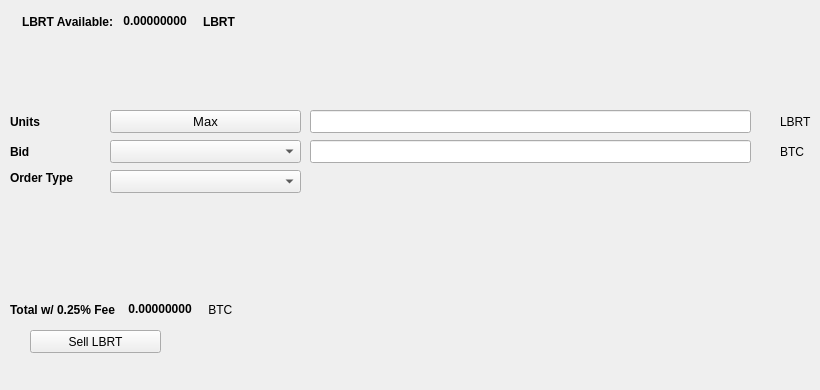
   <widget class="QWidget" name="SellTab">
    <attribute name="title">
     <string>Sell</string>
    </attribute>
    <widget class="QLabel" name="label_16">
     <property name="geometry">
      <rect>
       <x>780</x>
       <y>140</y>
       <width>31</width>
       <height>23</height>
      </rect>
     </property>
     <property name="text">
      <string>BTC</string>
     </property>
    </widget>
    <widget class="QComboBox" name="SellBidcomboBox">
     <property name="geometry">
      <rect>
       <x>110</x>
       <y>140</y>
       <width>191</width>
       <height>23</height>
      </rect>
     </property>
     <property name="font">
      <font>
       <pointsize>10</pointsize>
      </font>
     </property>
    </widget>
    <widget class="QLabel" name="label_18">
     <property name="geometry">
      <rect>
       <x>10</x>
       <y>110</y>
       <width>46</width>
       <height>23</height>
      </rect>
     </property>
     <property name="font">
      <font>
       <weight>75</weight>
       <bold>true</bold>
      </font>
     </property>
     <property name="text">
      <string>Units</string>
     </property>
    </widget>
    <widget class="QPushButton" name="Sell_Max_Amount">
     <property name="geometry">
      <rect>
       <x>110</x>
       <y>110</y>
       <width>191</width>
       <height>23</height>
      </rect>
     </property>
     <property name="font">
      <font>
       <pointsize>10</pointsize>
      </font>
     </property>
     <property name="text">
      <string>Max</string>
     </property>
    </widget>
    <widget class="QLabel" name="label_20">
     <property name="geometry">
      <rect>
       <x>10</x>
       <y>170</y>
       <width>91</width>
       <height>16</height>
      </rect>
     </property>
     <property name="font">
      <font>
       <weight>75</weight>
       <bold>true</bold>
      </font>
     </property>
     <property name="text">
      <string>Order Type</string>
     </property>
    </widget>
    <widget class="QComboBox" name="SellOrdertypeCombo">
     <property name="geometry">
      <rect>
       <x>110</x>
       <y>170</y>
       <width>191</width>
       <height>23</height>
      </rect>
     </property>
     <property name="font">
      <font>
       <pointsize>10</pointsize>
      </font>
     </property>
    </widget>
    <widget class="QLabel" name="label_21">
     <property name="geometry">
      <rect>
       <x>10</x>
       <y>140</y>
       <width>46</width>
       <height>23</height>
      </rect>
     </property>
     <property name="font">
      <font>
       <weight>75</weight>
       <bold>true</bold>
      </font>
     </property>
     <property name="text">
      <string>Bid</string>
     </property>
    </widget>
    <widget class="QLabel" name="label_22">
     <property name="geometry">
      <rect>
       <x>780</x>
       <y>110</y>
       <width>31</width>
       <height>23</height>
      </rect>
     </property>
     <property name="text">
      <string>LBRT</string>
     </property>
    </widget>
    <widget class="QLineEdit" name="UnitsInputBLOCK">
     <property name="geometry">
      <rect>
       <x>310</x>
       <y>110</y>
       <width>441</width>
       <height>23</height>
      </rect>
     </property>
     <property name="font">
      <font>
       <pointsize>9</pointsize>
       <weight>75</weight>
       <bold>true</bold>
      </font>
     </property>
    </widget>
    <widget class="QLineEdit" name="SellBidPriceEdit">
     <property name="geometry">
      <rect>
       <x>310</x>
       <y>140</y>
       <width>441</width>
       <height>23</height>
      </rect>
     </property>
     <property name="font">
      <font>
       <pointsize>9</pointsize>
       <weight>75</weight>
       <bold>true</bold>
      </font>
     </property>
    </widget>
    <widget class="QPushButton" name="SellBLOCKBTN">
     <property name="geometry">
      <rect>
       <x>30</x>
       <y>330</y>
       <width>131</width>
       <height>23</height>
      </rect>
     </property>
     <property name="text">
      <string>Sell LBRT</string>
     </property>
     <property name="icon">
      <iconset resource="../liberty">
       <normaloff>:/icons/bitcoin</normaloff>:/icons/bitcoin</iconset>
     </property>
    </widget>
    <widget class="QWidget" name="layoutWidget3">
     <property name="geometry">
      <rect>
       <x>22</x>
       <y>12</y>
       <width>258</width>
       <height>19</height>
      </rect>
     </property>
     <layout class="QHBoxLayout" name="horizontalLayout">
      <item>
       <widget class="QLabel" name="label232_2">
        <property name="font">
         <font>
          <weight>75</weight>
          <bold>true</bold>
         </font>
        </property>
        <property name="text">
         <string>LBRT Available:</string>
        </property>
       </widget>
      </item>
      <item>
       <widget class="QLabel" name="BLOCKAvailableLabel">
        <property name="palette">
         <palette>
          <active>
           <colorrole role="WindowText">
            <brush brushstyle="SolidPattern">
             <color alpha="255">
              <red>0</red>
              <green>0</green>
              <blue>0</blue>
             </color>
            </brush>
           </colorrole>
           <colorrole role="Button">
            <brush brushstyle="SolidPattern">
             <color alpha="255">
              <red>0</red>
              <green>170</green>
              <blue>0</blue>
             </color>
            </brush>
           </colorrole>
           <colorrole role="Light">
            <brush brushstyle="SolidPattern">
             <color alpha="255">
              <red>0</red>
              <green>255</green>
              <blue>0</blue>
             </color>
            </brush>
           </colorrole>
           <colorrole role="Midlight">
            <brush brushstyle="SolidPattern">
             <color alpha="255">
              <red>0</red>
              <green>212</green>
              <blue>0</blue>
             </color>
            </brush>
           </colorrole>
           <colorrole role="Dark">
            <brush brushstyle="SolidPattern">
             <color alpha="255">
              <red>0</red>
              <green>85</green>
              <blue>0</blue>
             </color>
            </brush>
           </colorrole>
           <colorrole role="Mid">
            <brush brushstyle="SolidPattern">
             <color alpha="255">
              <red>0</red>
              <green>113</green>
              <blue>0</blue>
             </color>
            </brush>
           </colorrole>
           <colorrole role="Text">
            <brush brushstyle="SolidPattern">
             <color alpha="255">
              <red>0</red>
              <green>170</green>
              <blue>0</blue>
             </color>
            </brush>
           </colorrole>
           <colorrole role="BrightText">
            <brush brushstyle="SolidPattern">
             <color alpha="255">
              <red>255</red>
              <green>255</green>
              <blue>255</blue>
             </color>
            </brush>
           </colorrole>
           <colorrole role="ButtonText">
            <brush brushstyle="SolidPattern">
             <color alpha="255">
              <red>0</red>
              <green>0</green>
              <blue>0</blue>
             </color>
            </brush>
           </colorrole>
           <colorrole role="Base">
            <brush brushstyle="SolidPattern">
             <color alpha="255">
              <red>255</red>
              <green>255</green>
              <blue>255</blue>
             </color>
            </brush>
           </colorrole>
           <colorrole role="Window">
            <brush brushstyle="SolidPattern">
             <color alpha="255">
              <red>0</red>
              <green>170</green>
              <blue>0</blue>
             </color>
            </brush>
           </colorrole>
           <colorrole role="Shadow">
            <brush brushstyle="SolidPattern">
             <color alpha="255">
              <red>0</red>
              <green>0</green>
              <blue>0</blue>
             </color>
            </brush>
           </colorrole>
           <colorrole role="AlternateBase">
            <brush brushstyle="SolidPattern">
             <color alpha="255">
              <red>127</red>
              <green>212</green>
              <blue>127</blue>
             </color>
            </brush>
           </colorrole>
           <colorrole role="ToolTipBase">
            <brush brushstyle="SolidPattern">
             <color alpha="255">
              <red>255</red>
              <green>255</green>
              <blue>220</blue>
             </color>
            </brush>
           </colorrole>
           <colorrole role="ToolTipText">
            <brush brushstyle="SolidPattern">
             <color alpha="255">
              <red>0</red>
              <green>0</green>
              <blue>0</blue>
             </color>
            </brush>
           </colorrole>
          </active>
          <inactive>
           <colorrole role="WindowText">
            <brush brushstyle="SolidPattern">
             <color alpha="255">
              <red>0</red>
              <green>0</green>
              <blue>0</blue>
             </color>
            </brush>
           </colorrole>
           <colorrole role="Button">
            <brush brushstyle="SolidPattern">
             <color alpha="255">
              <red>0</red>
              <green>170</green>
              <blue>0</blue>
             </color>
            </brush>
           </colorrole>
           <colorrole role="Light">
            <brush brushstyle="SolidPattern">
             <color alpha="255">
              <red>0</red>
              <green>255</green>
              <blue>0</blue>
             </color>
            </brush>
           </colorrole>
           <colorrole role="Midlight">
            <brush brushstyle="SolidPattern">
             <color alpha="255">
              <red>0</red>
              <green>212</green>
              <blue>0</blue>
             </color>
            </brush>
           </colorrole>
           <colorrole role="Dark">
            <brush brushstyle="SolidPattern">
             <color alpha="255">
              <red>0</red>
              <green>85</green>
              <blue>0</blue>
             </color>
            </brush>
           </colorrole>
           <colorrole role="Mid">
            <brush brushstyle="SolidPattern">
             <color alpha="255">
              <red>0</red>
              <green>113</green>
              <blue>0</blue>
             </color>
            </brush>
           </colorrole>
           <colorrole role="Text">
            <brush brushstyle="SolidPattern">
             <color alpha="255">
              <red>0</red>
              <green>170</green>
              <blue>0</blue>
             </color>
            </brush>
           </colorrole>
           <colorrole role="BrightText">
            <brush brushstyle="SolidPattern">
             <color alpha="255">
              <red>255</red>
              <green>255</green>
              <blue>255</blue>
             </color>
            </brush>
           </colorrole>
           <colorrole role="ButtonText">
            <brush brushstyle="SolidPattern">
             <color alpha="255">
              <red>0</red>
              <green>0</green>
              <blue>0</blue>
             </color>
            </brush>
           </colorrole>
           <colorrole role="Base">
            <brush brushstyle="SolidPattern">
             <color alpha="255">
              <red>255</red>
              <green>255</green>
              <blue>255</blue>
             </color>
            </brush>
           </colorrole>
           <colorrole role="Window">
            <brush brushstyle="SolidPattern">
             <color alpha="255">
              <red>0</red>
              <green>170</green>
              <blue>0</blue>
             </color>
            </brush>
           </colorrole>
           <colorrole role="Shadow">
            <brush brushstyle="SolidPattern">
             <color alpha="255">
              <red>0</red>
              <green>0</green>
              <blue>0</blue>
             </color>
            </brush>
           </colorrole>
           <colorrole role="AlternateBase">
            <brush brushstyle="SolidPattern">
             <color alpha="255">
              <red>127</red>
              <green>212</green>
              <blue>127</blue>
             </color>
            </brush>
           </colorrole>
           <colorrole role="ToolTipBase">
            <brush brushstyle="SolidPattern">
             <color alpha="255">
              <red>255</red>
              <green>255</green>
              <blue>220</blue>
             </color>
            </brush>
           </colorrole>
           <colorrole role="ToolTipText">
            <brush brushstyle="SolidPattern">
             <color alpha="255">
              <red>0</red>
              <green>0</green>
              <blue>0</blue>
             </color>
            </brush>
           </colorrole>
          </inactive>
          <disabled>
           <colorrole role="WindowText">
            <brush brushstyle="SolidPattern">
             <color alpha="255">
              <red>0</red>
              <green>85</green>
              <blue>0</blue>
             </color>
            </brush>
           </colorrole>
           <colorrole role="Button">
            <brush brushstyle="SolidPattern">
             <color alpha="255">
              <red>0</red>
              <green>170</green>
              <blue>0</blue>
             </color>
            </brush>
           </colorrole>
           <colorrole role="Light">
            <brush brushstyle="SolidPattern">
             <color alpha="255">
              <red>0</red>
              <green>255</green>
              <blue>0</blue>
             </color>
            </brush>
           </colorrole>
           <colorrole role="Midlight">
            <brush brushstyle="SolidPattern">
             <color alpha="255">
              <red>0</red>
              <green>212</green>
              <blue>0</blue>
             </color>
            </brush>
           </colorrole>
           <colorrole role="Dark">
            <brush brushstyle="SolidPattern">
             <color alpha="255">
              <red>0</red>
              <green>85</green>
              <blue>0</blue>
             </color>
            </brush>
           </colorrole>
           <colorrole role="Mid">
            <brush brushstyle="SolidPattern">
             <color alpha="255">
              <red>0</red>
              <green>113</green>
              <blue>0</blue>
             </color>
            </brush>
           </colorrole>
           <colorrole role="Text">
            <brush brushstyle="SolidPattern">
             <color alpha="255">
              <red>0</red>
              <green>85</green>
              <blue>0</blue>
             </color>
            </brush>
           </colorrole>
           <colorrole role="BrightText">
            <brush brushstyle="SolidPattern">
             <color alpha="255">
              <red>255</red>
              <green>255</green>
              <blue>255</blue>
             </color>
            </brush>
           </colorrole>
           <colorrole role="ButtonText">
            <brush brushstyle="SolidPattern">
             <color alpha="255">
              <red>0</red>
              <green>85</green>
              <blue>0</blue>
             </color>
            </brush>
           </colorrole>
           <colorrole role="Base">
            <brush brushstyle="SolidPattern">
             <color alpha="255">
              <red>0</red>
              <green>170</green>
              <blue>0</blue>
             </color>
            </brush>
           </colorrole>
           <colorrole role="Window">
            <brush brushstyle="SolidPattern">
             <color alpha="255">
              <red>0</red>
              <green>170</green>
              <blue>0</blue>
             </color>
            </brush>
           </colorrole>
           <colorrole role="Shadow">
            <brush brushstyle="SolidPattern">
             <color alpha="255">
              <red>0</red>
              <green>0</green>
              <blue>0</blue>
             </color>
            </brush>
           </colorrole>
           <colorrole role="AlternateBase">
            <brush brushstyle="SolidPattern">
             <color alpha="255">
              <red>0</red>
              <green>170</green>
              <blue>0</blue>
             </color>
            </brush>
           </colorrole>
           <colorrole role="ToolTipBase">
            <brush brushstyle="SolidPattern">
             <color alpha="255">
              <red>255</red>
              <green>255</green>
              <blue>220</blue>
             </color>
            </brush>
           </colorrole>
           <colorrole role="ToolTipText">
            <brush brushstyle="SolidPattern">
             <color alpha="255">
              <red>0</red>
              <green>0</green>
              <blue>0</blue>
             </color>
            </brush>
           </colorrole>
          </disabled>
         </palette>
        </property>
        <property name="font">
         <font>
          <weight>75</weight>
          <bold>true</bold>
         </font>
        </property>
        <property name="text">
         <string> 0.00000000 </string>
        </property>
        <property name="textInteractionFlags">
         <set>Qt::LinksAccessibleByMouse|Qt::TextSelectableByKeyboard|Qt::TextSelectableByMouse</set>
        </property>
       </widget>
      </item>
      <item>
       <widget class="QLabel" name="labelBLOCK">
        <property name="font">
         <font>
          <weight>75</weight>
          <bold>true</bold>
         </font>
        </property>
        <property name="text">
         <string>LBRT</string>
        </property>
       </widget>
      </item>
     </layout>
    </widget>
    <widget class="QWidget" name="layoutWidget">
     <property name="geometry">
      <rect>
       <x>10</x>
       <y>300</y>
       <width>268</width>
       <height>19</height>
      </rect>
     </property>
     <layout class="QHBoxLayout" name="horizontalLayout_2">
      <item>
       <widget class="QLabel" name="label_19">
        <property name="font">
         <font>
          <weight>75</weight>
          <bold>true</bold>
         </font>
        </property>
        <property name="text">
         <string>Total w/ 0.25% Fee </string>
        </property>
       </widget>
      </item>
      <item>
       <widget class="QLabel" name="SellCostLabel">
        <property name="palette">
         <palette>
          <active>
           <colorrole role="WindowText">
            <brush brushstyle="SolidPattern">
             <color alpha="255">
              <red>0</red>
              <green>0</green>
              <blue>0</blue>
             </color>
            </brush>
           </colorrole>
           <colorrole role="Button">
            <brush brushstyle="SolidPattern">
             <color alpha="255">
              <red>0</red>
              <green>170</green>
              <blue>0</blue>
             </color>
            </brush>
           </colorrole>
           <colorrole role="Light">
            <brush brushstyle="SolidPattern">
             <color alpha="255">
              <red>0</red>
              <green>255</green>
              <blue>0</blue>
             </color>
            </brush>
           </colorrole>
           <colorrole role="Midlight">
            <brush brushstyle="SolidPattern">
             <color alpha="255">
              <red>0</red>
              <green>212</green>
              <blue>0</blue>
             </color>
            </brush>
           </colorrole>
           <colorrole role="Dark">
            <brush brushstyle="SolidPattern">
             <color alpha="255">
              <red>0</red>
              <green>85</green>
              <blue>0</blue>
             </color>
            </brush>
           </colorrole>
           <colorrole role="Mid">
            <brush brushstyle="SolidPattern">
             <color alpha="255">
              <red>0</red>
              <green>113</green>
              <blue>0</blue>
             </color>
            </brush>
           </colorrole>
           <colorrole role="Text">
            <brush brushstyle="SolidPattern">
             <color alpha="255">
              <red>0</red>
              <green>170</green>
              <blue>0</blue>
             </color>
            </brush>
           </colorrole>
           <colorrole role="BrightText">
            <brush brushstyle="SolidPattern">
             <color alpha="255">
              <red>255</red>
              <green>255</green>
              <blue>255</blue>
             </color>
            </brush>
           </colorrole>
           <colorrole role="ButtonText">
            <brush brushstyle="SolidPattern">
             <color alpha="255">
              <red>0</red>
              <green>0</green>
              <blue>0</blue>
             </color>
            </brush>
           </colorrole>
           <colorrole role="Base">
            <brush brushstyle="SolidPattern">
             <color alpha="255">
              <red>255</red>
              <green>255</green>
              <blue>255</blue>
             </color>
            </brush>
           </colorrole>
           <colorrole role="Window">
            <brush brushstyle="SolidPattern">
             <color alpha="255">
              <red>0</red>
              <green>170</green>
              <blue>0</blue>
             </color>
            </brush>
           </colorrole>
           <colorrole role="Shadow">
            <brush brushstyle="SolidPattern">
             <color alpha="255">
              <red>0</red>
              <green>0</green>
              <blue>0</blue>
             </color>
            </brush>
           </colorrole>
           <colorrole role="AlternateBase">
            <brush brushstyle="SolidPattern">
             <color alpha="255">
              <red>127</red>
              <green>212</green>
              <blue>127</blue>
             </color>
            </brush>
           </colorrole>
           <colorrole role="ToolTipBase">
            <brush brushstyle="SolidPattern">
             <color alpha="255">
              <red>255</red>
              <green>255</green>
              <blue>220</blue>
             </color>
            </brush>
           </colorrole>
           <colorrole role="ToolTipText">
            <brush brushstyle="SolidPattern">
             <color alpha="255">
              <red>0</red>
              <green>0</green>
              <blue>0</blue>
             </color>
            </brush>
           </colorrole>
          </active>
          <inactive>
           <colorrole role="WindowText">
            <brush brushstyle="SolidPattern">
             <color alpha="255">
              <red>0</red>
              <green>0</green>
              <blue>0</blue>
             </color>
            </brush>
           </colorrole>
           <colorrole role="Button">
            <brush brushstyle="SolidPattern">
             <color alpha="255">
              <red>0</red>
              <green>170</green>
              <blue>0</blue>
             </color>
            </brush>
           </colorrole>
           <colorrole role="Light">
            <brush brushstyle="SolidPattern">
             <color alpha="255">
              <red>0</red>
              <green>255</green>
              <blue>0</blue>
             </color>
            </brush>
           </colorrole>
           <colorrole role="Midlight">
            <brush brushstyle="SolidPattern">
             <color alpha="255">
              <red>0</red>
              <green>212</green>
              <blue>0</blue>
             </color>
            </brush>
           </colorrole>
           <colorrole role="Dark">
            <brush brushstyle="SolidPattern">
             <color alpha="255">
              <red>0</red>
              <green>85</green>
              <blue>0</blue>
             </color>
            </brush>
           </colorrole>
           <colorrole role="Mid">
            <brush brushstyle="SolidPattern">
             <color alpha="255">
              <red>0</red>
              <green>113</green>
              <blue>0</blue>
             </color>
            </brush>
           </colorrole>
           <colorrole role="Text">
            <brush brushstyle="SolidPattern">
             <color alpha="255">
              <red>0</red>
              <green>170</green>
              <blue>0</blue>
             </color>
            </brush>
           </colorrole>
           <colorrole role="BrightText">
            <brush brushstyle="SolidPattern">
             <color alpha="255">
              <red>255</red>
              <green>255</green>
              <blue>255</blue>
             </color>
            </brush>
           </colorrole>
           <colorrole role="ButtonText">
            <brush brushstyle="SolidPattern">
             <color alpha="255">
              <red>0</red>
              <green>0</green>
              <blue>0</blue>
             </color>
            </brush>
           </colorrole>
           <colorrole role="Base">
            <brush brushstyle="SolidPattern">
             <color alpha="255">
              <red>255</red>
              <green>255</green>
              <blue>255</blue>
             </color>
            </brush>
           </colorrole>
           <colorrole role="Window">
            <brush brushstyle="SolidPattern">
             <color alpha="255">
              <red>0</red>
              <green>170</green>
              <blue>0</blue>
             </color>
            </brush>
           </colorrole>
           <colorrole role="Shadow">
            <brush brushstyle="SolidPattern">
             <color alpha="255">
              <red>0</red>
              <green>0</green>
              <blue>0</blue>
             </color>
            </brush>
           </colorrole>
           <colorrole role="AlternateBase">
            <brush brushstyle="SolidPattern">
             <color alpha="255">
              <red>127</red>
              <green>212</green>
              <blue>127</blue>
             </color>
            </brush>
           </colorrole>
           <colorrole role="ToolTipBase">
            <brush brushstyle="SolidPattern">
             <color alpha="255">
              <red>255</red>
              <green>255</green>
              <blue>220</blue>
             </color>
            </brush>
           </colorrole>
           <colorrole role="ToolTipText">
            <brush brushstyle="SolidPattern">
             <color alpha="255">
              <red>0</red>
              <green>0</green>
              <blue>0</blue>
             </color>
            </brush>
           </colorrole>
          </inactive>
          <disabled>
           <colorrole role="WindowText">
            <brush brushstyle="SolidPattern">
             <color alpha="255">
              <red>0</red>
              <green>85</green>
              <blue>0</blue>
             </color>
            </brush>
           </colorrole>
           <colorrole role="Button">
            <brush brushstyle="SolidPattern">
             <color alpha="255">
              <red>0</red>
              <green>170</green>
              <blue>0</blue>
             </color>
            </brush>
           </colorrole>
           <colorrole role="Light">
            <brush brushstyle="SolidPattern">
             <color alpha="255">
              <red>0</red>
              <green>255</green>
              <blue>0</blue>
             </color>
            </brush>
           </colorrole>
           <colorrole role="Midlight">
            <brush brushstyle="SolidPattern">
             <color alpha="255">
              <red>0</red>
              <green>212</green>
              <blue>0</blue>
             </color>
            </brush>
           </colorrole>
           <colorrole role="Dark">
            <brush brushstyle="SolidPattern">
             <color alpha="255">
              <red>0</red>
              <green>85</green>
              <blue>0</blue>
             </color>
            </brush>
           </colorrole>
           <colorrole role="Mid">
            <brush brushstyle="SolidPattern">
             <color alpha="255">
              <red>0</red>
              <green>113</green>
              <blue>0</blue>
             </color>
            </brush>
           </colorrole>
           <colorrole role="Text">
            <brush brushstyle="SolidPattern">
             <color alpha="255">
              <red>0</red>
              <green>85</green>
              <blue>0</blue>
             </color>
            </brush>
           </colorrole>
           <colorrole role="BrightText">
            <brush brushstyle="SolidPattern">
             <color alpha="255">
              <red>255</red>
              <green>255</green>
              <blue>255</blue>
             </color>
            </brush>
           </colorrole>
           <colorrole role="ButtonText">
            <brush brushstyle="SolidPattern">
             <color alpha="255">
              <red>0</red>
              <green>85</green>
              <blue>0</blue>
             </color>
            </brush>
           </colorrole>
           <colorrole role="Base">
            <brush brushstyle="SolidPattern">
             <color alpha="255">
              <red>0</red>
              <green>170</green>
              <blue>0</blue>
             </color>
            </brush>
           </colorrole>
           <colorrole role="Window">
            <brush brushstyle="SolidPattern">
             <color alpha="255">
              <red>0</red>
              <green>170</green>
              <blue>0</blue>
             </color>
            </brush>
           </colorrole>
           <colorrole role="Shadow">
            <brush brushstyle="SolidPattern">
             <color alpha="255">
              <red>0</red>
              <green>0</green>
              <blue>0</blue>
             </color>
            </brush>
           </colorrole>
           <colorrole role="AlternateBase">
            <brush brushstyle="SolidPattern">
             <color alpha="255">
              <red>0</red>
              <green>170</green>
              <blue>0</blue>
             </color>
            </brush>
           </colorrole>
           <colorrole role="ToolTipBase">
            <brush brushstyle="SolidPattern">
             <color alpha="255">
              <red>255</red>
              <green>255</green>
              <blue>220</blue>
             </color>
            </brush>
           </colorrole>
           <colorrole role="ToolTipText">
            <brush brushstyle="SolidPattern">
             <color alpha="255">
              <red>0</red>
              <green>0</green>
              <blue>0</blue>
             </color>
            </brush>
           </colorrole>
          </disabled>
         </palette>
        </property>
        <property name="font">
         <font>
          <weight>75</weight>
          <bold>true</bold>
         </font>
        </property>
        <property name="autoFillBackground">
         <bool>false</bool>
        </property>
        <property name="text">
         <string> 0.00000000</string>
        </property>
        <property name="textInteractionFlags">
         <set>Qt::LinksAccessibleByMouse|Qt::TextSelectableByMouse</set>
        </property>
       </widget>
      </item>
      <item>
       <widget class="QLabel" name="label_17">
        <property name="font">
         <font>
          <weight>50</weight>
          <bold>false</bold>
         </font>
        </property>
        <property name="text">
         <string> BTC</string>
        </property>
       </widget>
      </item>
     </layout>
    </widget>
    <widget class="QLabel" name="label_23">
     <property name="geometry">
      <rect>
       <x>460</x>
       <y>300</y>
       <width>281</width>
       <height>81</height>
      </rect>
     </property>
     <property name="text">
      <string/>
     </property>
     <property name="pixmap">
      <pixmap>:/images/bittrex</pixmap>
     </property>
    </widget>
   </widget>
